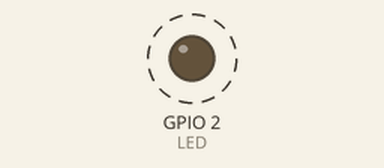
Bench run of a sketch on a simulated ESP32. On the bench: output pins drawn as LEDs (lit = HIGH). Dashed ring = blinking.

Above: at 1.0 s.
Timing chart, 0 to 5.8 s (numbered marks = the images above):
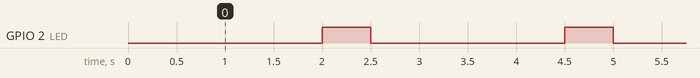

Measured:
- by itself, GPIO 2 (LED): alternates HIGH for 0.50 s and LOW for 2.0 s

The sketch:

esp32_test_led.ino
```cpp
#define LED 2

void setup() {
  // Set pin mode
  pinMode(LED,OUTPUT);
}

void loop() {
  delay(2000);
  digitalWrite(LED,HIGH);
  delay(500);
  digitalWrite(LED,LOW);
}
```
